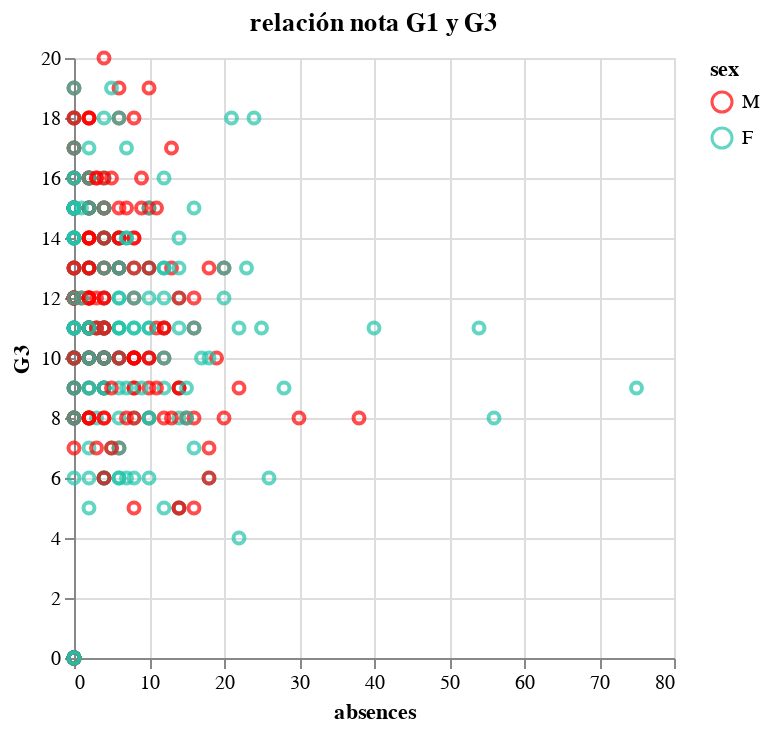

The code cell stored with this chart in its notebook:
### Code cell
alt.Chart(df).mark_point().encode(
    #x='absences:Q',
    #y='G3:Q',
    x=alt.X('absences:Q', scale=alt.Scale(zero=False)),
    y=alt.X('G3:Q', scale=alt.Scale(zero=False)),
    color=alt.Color("sex", scale=alt.Scale(domain=['M', 'F'], range=['red', '#1fc3aa'])),
    tooltip=["sex", "G1", "G3"]
).properties(
    title='relación nota G1 y G3'
)

### Figure 1 — Vega-Lite specification as saved in the notebook (floating-point values rounded to 4 significant figures; data arrays with more than 128 entries replaced by an {"elided": "..."} marker saying what was removed)
{"config": {"view": {"continuousWidth": 300, "continuousHeight": 300}}, "data": {"name": "data-880cc1ded796a8e89249c5773c622ac7"}, "mark": {"type": "point"}, "encoding": {"color": {"field": "sex", "scale": {"domain": ["M", "F"], "range": ["red", "#1fc3aa"]}, "type": "nominal"}, "tooltip": [{"field": "sex", "type": "nominal"}, {"field": "G1", "type": "quantitative"}, {"field": "G3", "type": "quantitative"}], "x": {"field": "absences", "scale": {"zero": false}, "type": "quantitative"}, "y": {"field": "G3", "scale": {"zero": false}, "type": "quantitative"}}, "title": "relación nota G1 y G3", "$schema": "https://vega.github.io/schema/vega-lite/v5.20.1.json", "datasets": {"data-880cc1ded796a8e89249c5773c622ac7": {"elided": "395 records"}}}
